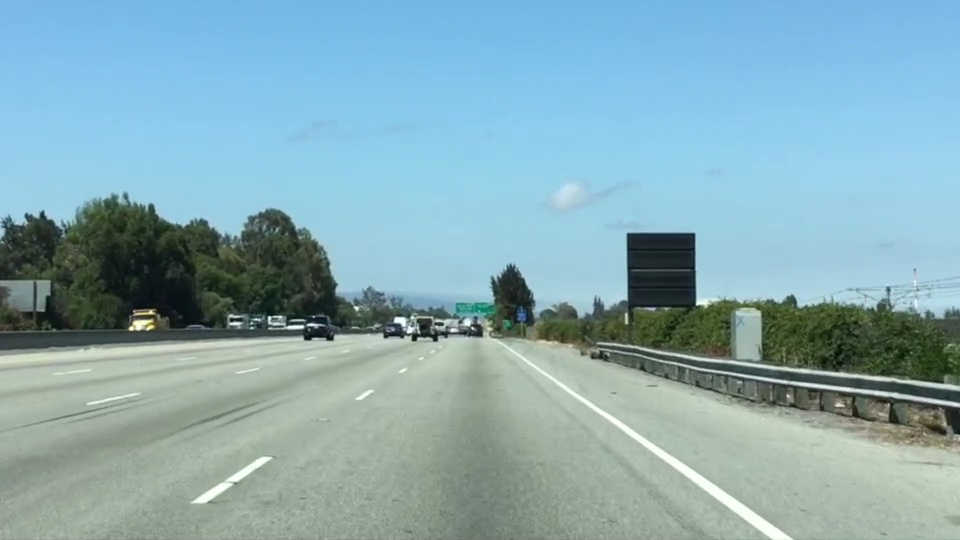
#> input picture Lane Finding Project/Finding_White_Color.jpg, 960 x 540 px
$ python Finding_White_Color.py
#> lines starting #> are read from the running program, lines starting #| are printed output that depends on the picture; after the words box and inside, x2 and y2 are one past the last pixel; in counts of white or black regions, pixels touching at a corner belong together
import cv2
import numpy as np


# Load the image
img = cv2.imread('Finding_White_Color.jpg')
#> img is the input picture: shape (540, 960, 3); mean B, G, R 179.2, 171.1, 135.5

# Print the associated information in the loaded image
print(f'This image is of type: {type(img)}, with dimension of: {img.shape}')
#| This image is of type: <class 'numpy.ndarray'>, with dimension of: (540, 960, 3)

# Obtain the size of the image
img_height = img.shape[0]
#> img_height = 540
img_width = img.shape[1]
#> img_width = 960

# Make a deep copy of the image
img_copy = img.copy()

# Set the color threshold for the image
R_threshold = 200
G_threshold = 200
B_threshold = 200
RGB_threshold = [R_threshold, G_threshold, B_threshold]

# Detect the pixel below the threshold
thresholds = (img[:, :, 0] < RGB_threshold[0]) | (img[:, :, 1] < RGB_threshold[1]) | (img[:, :, 2] < RGB_threshold[2])
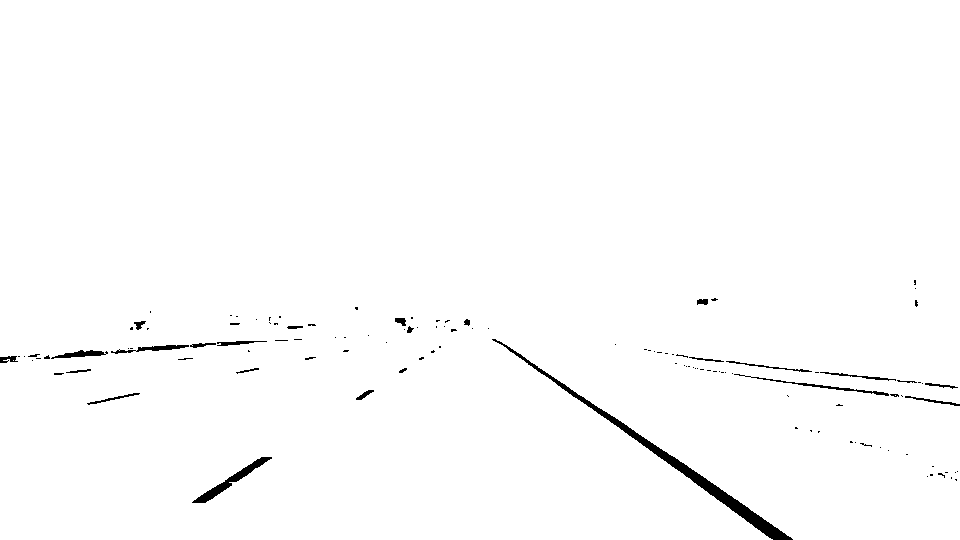
#> thresholds: shape (540, 960) bool; 98.9% white; 121 black regions (95 under 20 px), largest, box (x1, y1, x2, y2) and area: (492, 339, 793, 540) 2493, (192, 457, 272, 503) 624, (734, 374, 889, 396) 302
img_copy[thresholds] = [0, 0, 0]
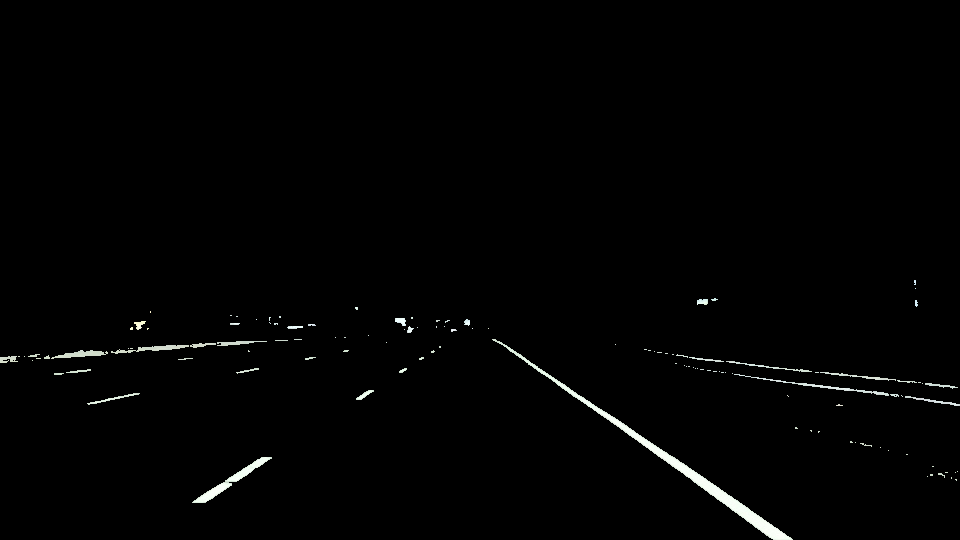
#> img_copy: shape (540, 960, 3); mean B, G, R 2.5, 2.7, 2.5

# Show the original img with the thresholded one
cv2.imshow('Original_and_Threshold', np.hstack([img, img_copy]))
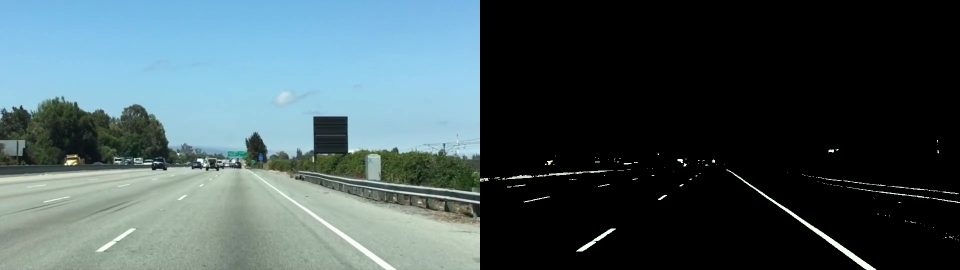
#> window 'Original_and_Threshold': shape (540, 1920, 3) (shown at 1/2 size); mean B, G, R 90.9, 86.9, 69

cv2.waitKey(0)
cv2.destroyAllWindows()
